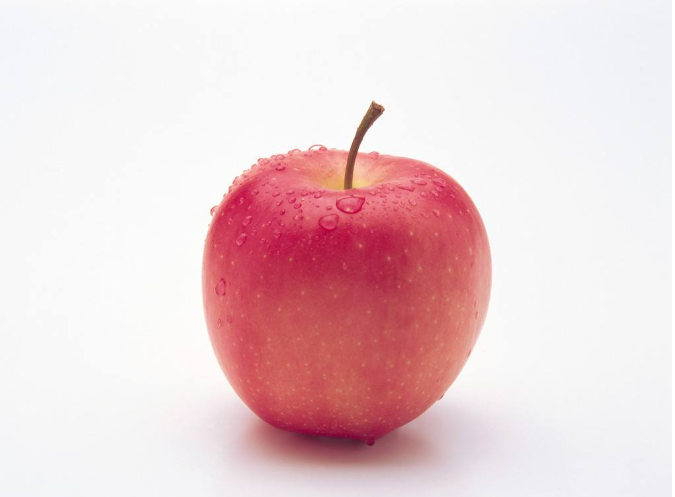
%> input picture code_matlab/2/apple2.png, 675 x 497 px
$ octave hw1_2.m   (GNU Octave 9; MATLAB toolbox functions it lacks are replaced by stand-ins)
%> lines starting %> are read from the running program, lines starting %| are printed output that depends on the picture; in (x1, y1, x2, y2) boxes, pixels count from 0 and x2, y2 are one past the last pixel; in counts of white or black regions, pixels touching at a corner belong together; the program's own positions count from 1
%实现阈值灰度分割
ImageInRGB=imread('G:\大三下\数字图像处理与机器视觉\code_matlab\2\apple2.png');
%> ImageInRGB is the input picture: size 497x675x3 uint8; mean R, G, B 235.3, 209.7, 212.6
ImageIn=rgb2gray(ImageInRGB);
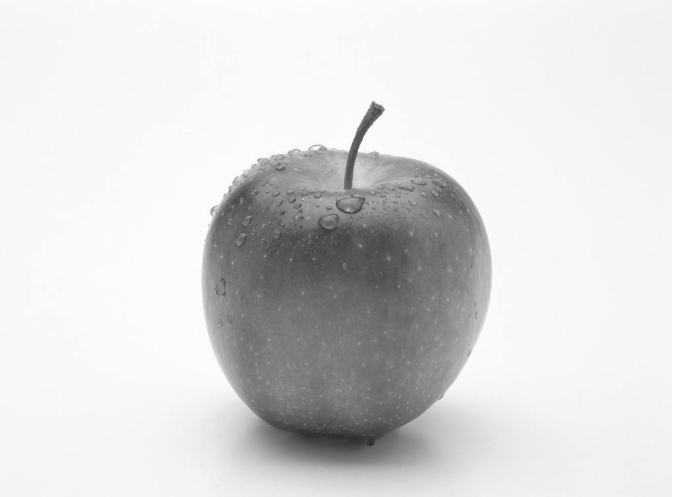
%> ImageIn: size 497x675 uint8; min 42, max 255, mean 217.7
high=200;
low=10;
Threshold=(low<ImageIn)&(ImageIn<high);
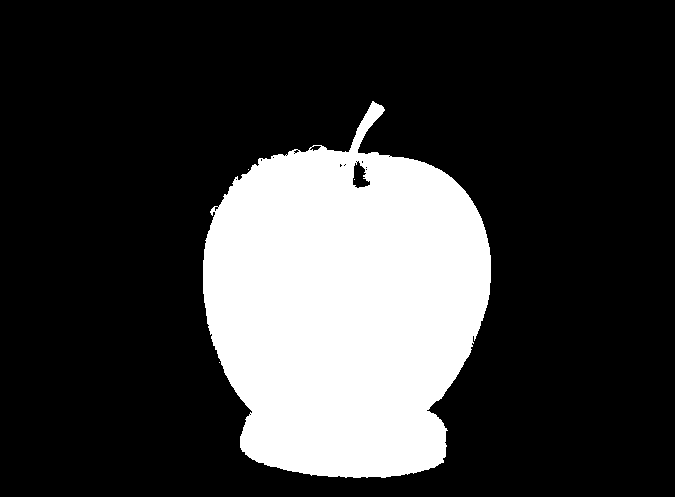
%> Threshold: size 497x675 logical; 23% white; 4 white regions (3 under 20 px), largest, box (x1, y1, x2, y2) and area: (203, 101, 491, 478) 77187
subplot(1,2,1);
imshow(ImageIn);
title('原图像');
subplot(1,2,2);
imshow(Threshold);
title('阈值分割');
